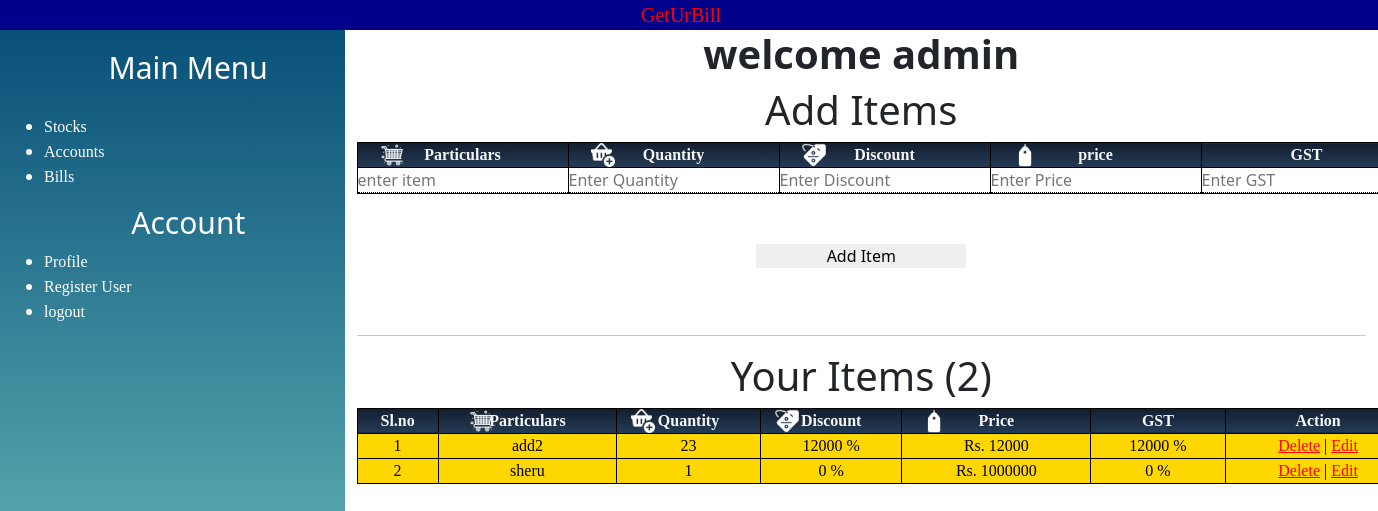
/dashboard/ (signed in), run on an earlier commit of the app's database.
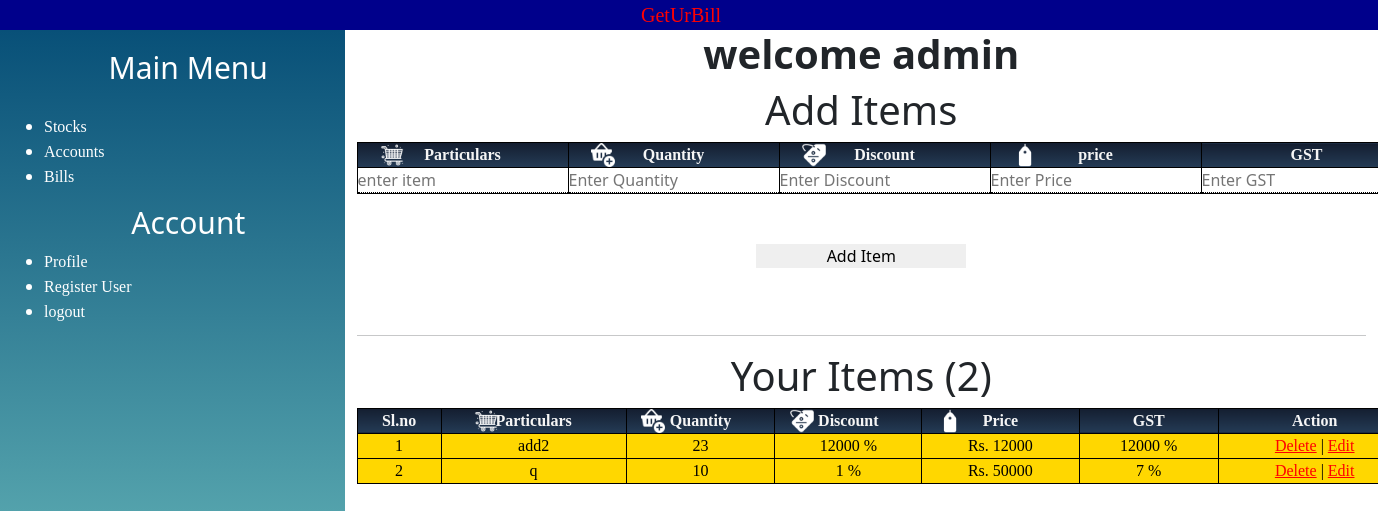
And on a later commit of the database.
### GetUrBill/models.py (models this page shows, shortened)
class Accounts(AbstractUser):
    username=None
    verification=models.BooleanField(default=False)
    phoneNumber=models.CharField (_('phone_number'),unique=True,max_length=10)
    shop_name=models.CharField(max_length=50)
    Address=models.TextField(default="")
    pincode=models.IntegerField(null=True)
    USERNAME_FIELD="phoneNumber"
    REQUIRED_FIELDS=["first_name","shop_name"]
    objects=CustomUserManager()

class Items(models.Model):
    item_id=models.BigAutoField(primary_key=True)
    user=models.ForeignKey(Accounts,on_delete=CASCADE)
    item_name=models.CharField(max_length=100)
    quantity=models.IntegerField(default=0)
    selling_price=models.IntegerField(default=0)
    GST=models.IntegerField(default=9)
    discount=models.IntegerField(default=0)

### GetUrBill/views.py (the view, shortened to what this page needs)
# urls.py: path('dashboard/',views.dashboard),
@login_required
def dashboard(request):
    items=Items.objects.all().filter(user=request.user)
    context={"i":items}
    return render(request ,"dashboard.html",context)

### templates/dashboard.html (shortened to what this page needs)
{% extends 'sidebar.html' %}
    {% block body %}
    <h1 class="text-center">
    <strong>welcome {{request.user.shop_name}}</strong></h1>
    <h1 class="text-center">Add Items</h1>
    <form action="/dashboard/" method="post" id="form" name="form">
    <div class="form-group" id="form-group">
        <table>
            <tr>
              <th>Particulars</th>
              <th>Quantity</th>
              <th>Discount</th>
              <th>price</th>
              <th>GST</th>
            </tr>
            <tr>
                <td><input type="text" name="item_name"id="Particulars" placeholder="enter item" required></td>
                <td><input type="number" name="quantity" id="quantity" placeholder="Enter Quantity" required></td>
                <td><input type="number" name="discount" id="discount"placeholder="Enter Discount" required></td>
                <td><input type="number" name="price" id="price"placeholder="Enter Price" required></td>
                <td><input type="number" name="gst" id="gst"placeholder="Enter GST" required></td>
            </tr>
          </table>
</div>
    <input type="submit" value="Add Item" id="add">
</form>
{% if i %}
<hr>
<h1 class="text-center">Your Items ({{i.count}})</h1>
<div class="Item">
<table style="width:100%">
    <tr>
        <th>Sl.no</th>
      <th>Particulars</th>
      <th>Quantity</th>
      <th>Discount</th>
      <th>Price</th>
      <th>GST</th>
      <th>Action</th>
    </tr>
    {% for j in i %}
    <tr>
      <td>{{forloop.counter}}</td>
      <td>{{j.item_name}}</td>
      <td>{{j.quantity}}</td>
      <td>{{j.discount}} %</td>
      <td>Rs. {{j.selling_price}}</td>
      <td>{{j.GST}} %</td>
      <td><a href="/delete/{{j.item_id}}"onclick="load()">Delete</a> | <a href="/edit/{{j.item_id}}"onclick="load()">Edit</a></td>
    </tr>
    {% endfor %}
  </table>
</div>
   {% else %}
    <p class="text-center">You Do n {ot have any Items.</p>
    {% endif %}
{% endblock body %}

### templates/sidebar.html (shortened to what this page needs)
<!DOCTYPE html>
<html lang="en">
<head>
    {% load static %}
    <link href="https://cdn.jsdelivr.net/npm/bootstrap@5.1.0/dist/css/bootstrap.min.css" rel="stylesheet">
    <link rel="stylesheet" href="{% static 'sidebar.css' %}">
    <link rel="stylesheet" href="{% static 'dashboard.css' %}">
</head>
<body>
    <div class=" text-center brand">
      <a class="navbar-brand " href="#">GetUrBill</a>
      <div>
    <section class="main">
    <div class="content">
<div class="row mx-0 ">
<div class="col-3 sidebar-div">
<ul class="Main Menu">
    <h1> Main Menu</h1>
     <li><a href="#">Stocks</a></li>
     <li><a href="#">Accounts</a></li>
     <li><a href="#">Bills</a></li>
</ul>
<ul class="Account">
    <h1>Account</h1>
    <li><a href="#">Profile</a></li>
    {% if request.user.is_staff %}
    <li><a href="/register/">Register User</a></li>
    {% endif %}
    <li><button class="logout" onclick="logout()">logout</button></li>
</ul>
</div>
            <div class="col-9 load" id="load">
                {% block body %}
                {% endblock body %}
            </div>
        </div>
    </div>
</section>
</body>
</html>

### GetUrBill/static/sidebar.css (style rules this page uses)
* { margin: 0px; padding: 0px; }
body { width: 100%; }
.sidebar-div { background-image: linear-gradient(#085078, #85d8ce); color: white; height: 100vh; }
.main { height: 100%; width: 100%; display: flex; flex-direction: column; flex-wrap: wrap; }
.sidebar-div li { text-align: left !important; }
.Main h1 { font-size: 30px; padding: 20px; }
.Account h1 { font-size: 30px; }
.sidebar-div a { text-decoration: none; color: white; }
.logout { background: transparent; border: none; color: white; font-family: 'Times New Roman'; }
.brand { margin:0px; padding: 0px; height: 30px; width:100%; background-color: darkblue; }

### GetUrBill/static/dashboard.css (style rules this page uses)
.form-group { color:black; width: inherit; display: flex; }
table { width: 100%; }
input { border:none; border-bottom: 1px dotted black; width: 210px; }
tr,td,th { border: 1px solid black; align-items: center; text-align: center; }
.Item { width: 1055px; display: flex; }
input[type="submit"] { border: none; margin: 5% auto; }
th { background-image: linear-gradient(180deg,#141e30, #243b55); font-family: 'Times New Roman'; color:whitesmoke; align-items: center; justify-content: center; }
a { color: red; font-family: 'Times New Roman'; }
.Item td { font-family: 'Times New Roman'; background-color: gold; color: black; }
.Item th:nth-child(2) { background: url('particulars.png'),linear-gradient(180deg,#141e30, #243b55); background-size: contain; align-items: left; background-position-x: 20%; justify-content: left; image-resolution: 225px; object-fit: contain; background-repeat: no-repeat; }
.Item th:nth-child(3) { background: url('quantity.png'),linear-gradient(180deg,#141e30, #243b55); background-size: contain; align-items: left; background-position-x: 12%; justify-content: left; image-resolution: 225px; object-fit: contain; background-repeat: no-repeat; }
.Item th:nth-child(4) { background: url('discount.png'),linear-gradient(180deg,#141e30, #243b55); background-size: contain; align-items: left; background-position-x: 12%; justify-content: left; image-resolution: 225px; object-fit: contain; background-repeat: no-repeat; }
.Item th:nth-child(5) { background: url('price.png'),linear-gradient(180deg,#141e30, #243b55); background-size: contain; align-items: left; background-position-x: 12%; justify-content: left; image-resolution: 225px; object-fit: contain; background-repeat: no-repeat; }
.form-group th:nth-child(1) { background: url('particulars.png'),linear-gradient(180deg,#141e30, #243b55); background-size: contain; align-items: left; background-position-x: 12%; justify-content: left; image-resolution: 225px; object-fit: contain; background-repeat: no-repeat; }
.form-group th:nth-child(2) { background: url('quantity.png'),linear-gradient(180deg,#141e30, #243b55); background-size: contain; align-items: left; background-position-x: 12%; justify-content: left; image-resolution: 225px; object-fit: contain; background-repeat: no-repeat; }
.form-group th:nth-child(3) { background: url('discount.png'),linear-gradient(180deg,#141e30, #243b55); background-size: contain; align-items: left; background-position-x: 12%; justify-content: left; image-resolution: 225px; object-fit: contain; background-repeat: no-repeat; }
.form-group th:nth-child(4) { background: url('price.png'),linear-gradient(180deg,#141e30, #243b55); background-size: contain; align-items: left; background-position-x: 12%; justify-content: left; image-resolution: 225px; object-fit: contain; background-repeat: no-repeat; }

What changed in the data, as far as the page shows it:
removed Items: item_name "sheru", quantity "1", discount "0", selling_price "1000000", GST "0"
added Items: item_name "q", quantity "10", discount "1", selling_price "50000", GST "7"
